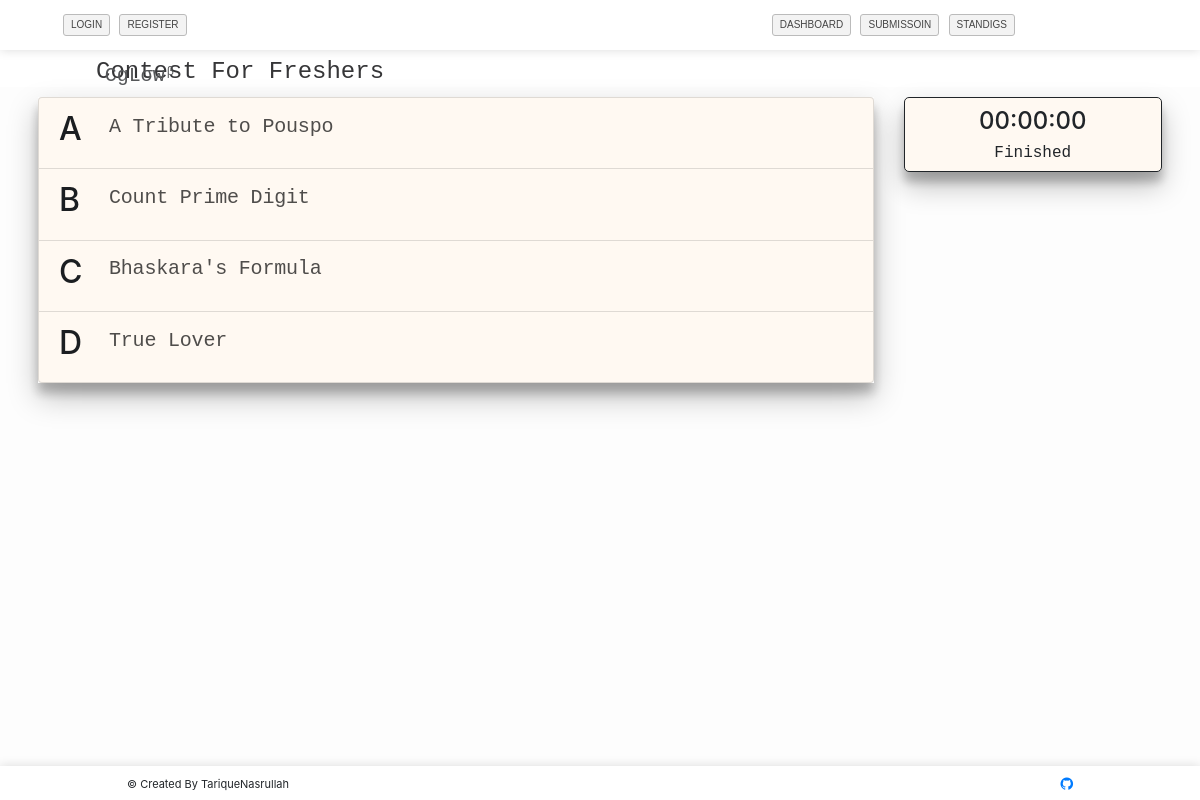
The app's page /contest/6/dashboard with its own data.
### contest/models.py (models this page shows, shortened)
class contest(models.Model):
	name = models.CharField(max_length=200)
	start_time = models.DateTimeField(auto_now=False, auto_now_add=False)
	end_time = models.DateTimeField(auto_now=False, auto_now_add=False)
	def __str__(self):
		return self.name

class contest_problemset(models.Model):
	problem_title = models.CharField(max_length=5)
	problem_name = models.CharField(max_length=300)
	problem_file = models.FileField(upload_to='contestData/problemset/', blank=True)
	problem_time_limit = models.FloatField(default=2.0)
	problem_input = models.FileField(upload_to='contestData/problemset_input/', blank=True)
	problem_out = models.FileField(upload_to='contestData/problemset_output/', blank=True)
	total_submit = models.IntegerField(default=0)
	total_solve = models.IntegerField(default=0)
	contest_id = models.ForeignKey(contest, on_delete=models.CASCADE)
	special_judge = models.BooleanField(default=False)

### contest/views.py (the view)
# urls.py: url(r'^(?P<pk>\d+)/dashboard$', views.contest_dashboard, name='contest_dashboard'),
def contest_dashboard(request, pk=None):
	contest_info = contest_table.objects.get(pk=pk)
	start_time = contest_info.start_time
	current_time = datetime.datetime.now(timezone.utc)
	sub = start_time.timestamp() - current_time.timestamp()
	if sub > 0.0:
		return render(request, 'home/404.html')
	context = {}
	if request.user.is_authenticated:
		context['username'] = request.user.username
	context['contest_info'] = contest_info
	problemset = contest_problemset.objects.filter(contest_id__id=pk).order_by('problem_title')
	context['problemset'] = problemset
	context['contest_id'] = pk
	return render(request, 'contest/contest_dashboard.html', context)

### contest/templates/contest/contest_dashboard.html (shortened to what this page needs)
{% extends "home/contest_header.html" %}
{% block content %}
  <div>
    <h4 class="white-background-header" style="font-family: Courier New,Courier,Lucida Sans Typewriter,Lucida Typewriter,monospace;">{{contest_info}}</h4>
  </div>
  <div style="height: 2px;"></div>
  <div class="container">
    <div class="row">
      <div class="col-md-9">
        <div class="list-group" style="box-shadow: 0 14px 28px rgba(0,0,0,0.25), 0 10px 10px rgba(0,0,0,0.22);">
          {% for problemset in problemset %}
            <a href="{% url 'contest_show_problem' pk=contest_id problem_id=problemset.id %}" class="list-group-item list-group-item-action list-group-item-contestlist">
              <div class="contest-problem-number">
                <h2>{{problemset.problem_title}}</h2>
              </div>
              <div style="width: 90%; float: left;">
                <h4 class="contest-problem-title">{{problemset.problem_name}}</h4>
              </div>
            </a>
          {% endfor %}
        </div>
      </div>
      <div class="col-md-3 col-sm-3">
        <div class="col-md-12" style="background-color: #fff9f2; border-radius: 5px; border-style: solid; border-width: 1px; text-align: center; padding-top: .6rem; box-shadow: 0 14px 28px rgba(0,0,0,0.25), 0 10px 10px rgba(0,0,0,0.22);">
          <h4 id="clock">00:00:00</h4>
          <h6 id="contest_status" style="font-family: Courier New,Courier,Lucida Sans Typewriter,Lucida Typewriter,monospace; text-align: center;"></h6>
        </div>
        <div style="height: 3px;"></div>
      </div>
    </div>
  </div>
{% endblock %}

### home/static/home/css/customcss.css (style rules this page uses)
a,abbr,acronym,address,applet,article,aside,audio,b,big,blockquote,canvas,caption,center,cite,code,dd,del,details,dfn,div,dl,dt,em,embed,fieldset,figcaption,figure,footer,form,header,hgroup,html,i,iframe,img,ins,kbd,label,legend,li,mark,menu,nav,object,ol,output,p,pre,q,ruby,s,samp,section,small,span,strike,strong,sub,summary,sup,table,tbody,td,tfoot,th,thead,time,tr,tt,u,ul,var,video { margin: 0; padding: 0; border: 0; font: inherit; vertical-align: baseline; }
.website-mode { background: url('https://resources.urionlinejudge.com.br/judge/img/5.0/background.jpg') top center #f5f5f5; }

### records on screen
contest: name "Contest For Freshers"
contest_problemset: problem_title "A", problem_name "A Tribute to Pouspo"
contest_problemset: problem_title "B", problem_name "Count Prime Digit"
contest_problemset: problem_title "C", problem_name "Bhaskara's Formula"
contest_problemset: problem_title "D", problem_name "True Lover"
